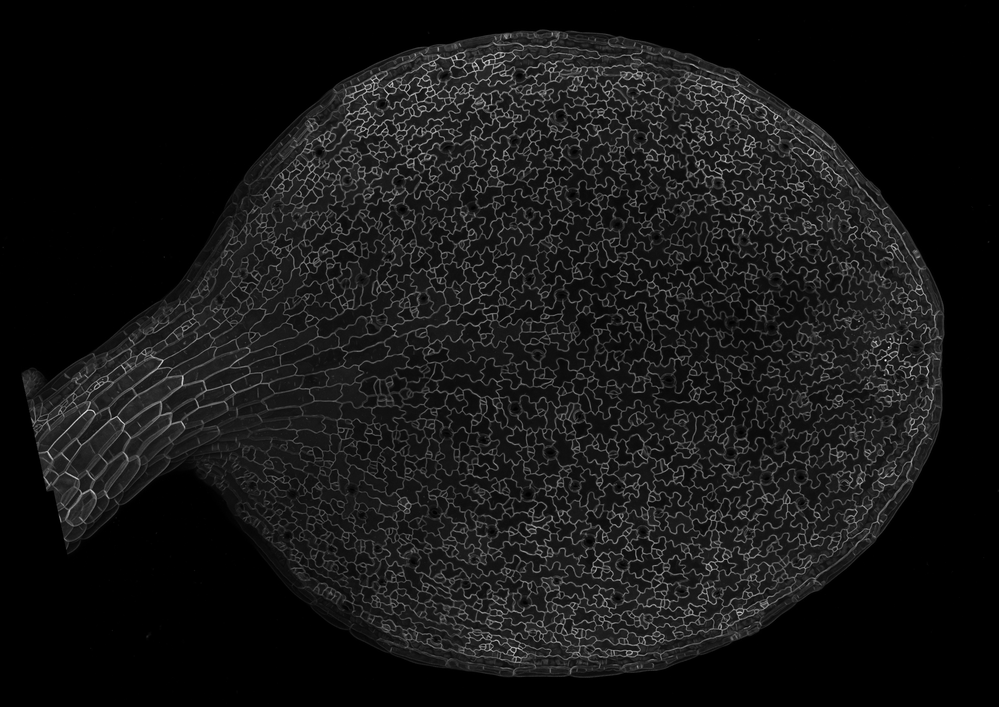
#> input picture SCD_training_data/source_images/BASE/Trimmed/cot4.tif, 999 x 707 px, shrunk from 2671 x 1890 before the run, found by its file name
$ python change_bits.py
#> lines starting #> are read from the running program, lines starting #| are printed output that depends on the picture
import numpy as np

from PIL import Image


def modify_image(input_path, output_path):
    image = Image.open(input_path)
#> image is the input picture: PIL image 999x707 RGB; min 0, max 255, mean 21.7
    img_array = np.array(image)

    def map_values(value):
        return (value // 16) * 16

    refixed = np.multiply(np.floor_divide(img_array, 32), 32)
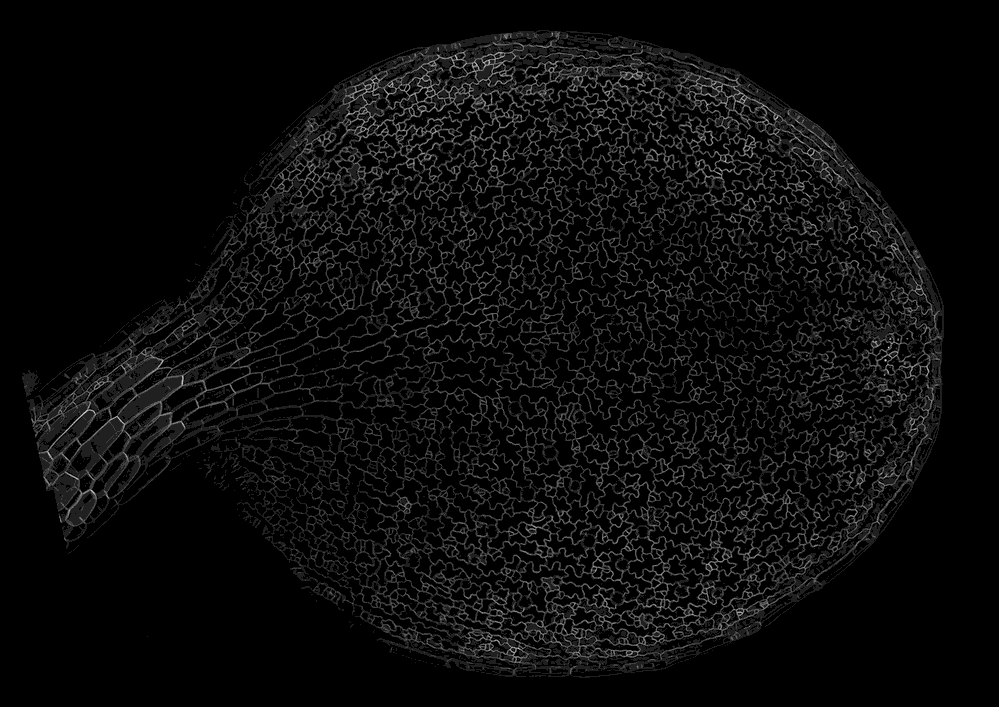
#> refixed: shape (707, 999, 3); min 0, max 224, mean 11.5

    # modified_array = np.vectorize(map_values)(img_array)
    # modified_image = Image.fromarray(modified_array)
    # modified_image.save(output_path)

    modified_image = Image.fromarray(refixed)

    modified_image.save(output_path)

input_image_path = "C:\\Users\\Muroyama lab\\Documents\\Muroyama_Lab\\Gabriel\\GitHub\\PDA-Acquisition\\SCD_training_data\\source_images\\BASE\\cot4.tif"
output_image_path = "C:\\Users\\Muroyama lab\\Documents\\Muroyama_Lab\\Gabriel\\GitHub\\PDA-Acquisition\\SCD_training_data\\source_images\\BASE\\cot4_modded.png"

modify_image(input_image_path, output_image_path)

$ run again, with SCD_training_data/source_images/BASE/Trimmed/cot1.tif copied over SCD_training_data/source_images/BASE/Trimmed/cot4.tif
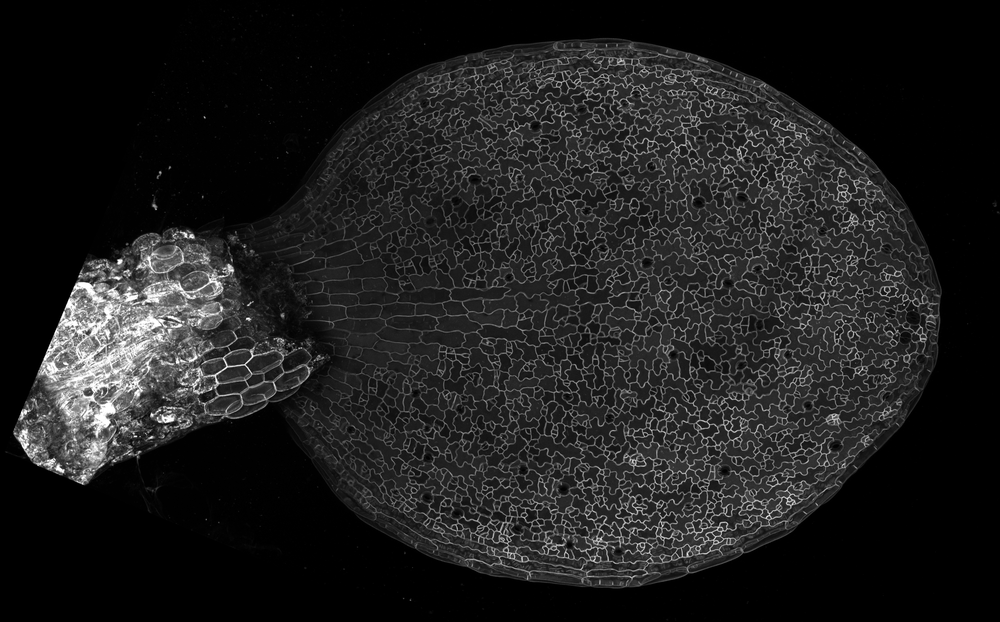
#> input picture SCD_training_data/source_images/BASE/Trimmed/cot1.tif, 1000 x 622 px, shrunk from 2889 x 1798 before the run, found by its file name
#> in modify_image, image is the input picture: PIL image 1000x622 RGB; min 0, max 255, mean 30.4
#> in modify_image, `refixed = np.multiply(np.floor_divide(img_array, 32), 32)`:
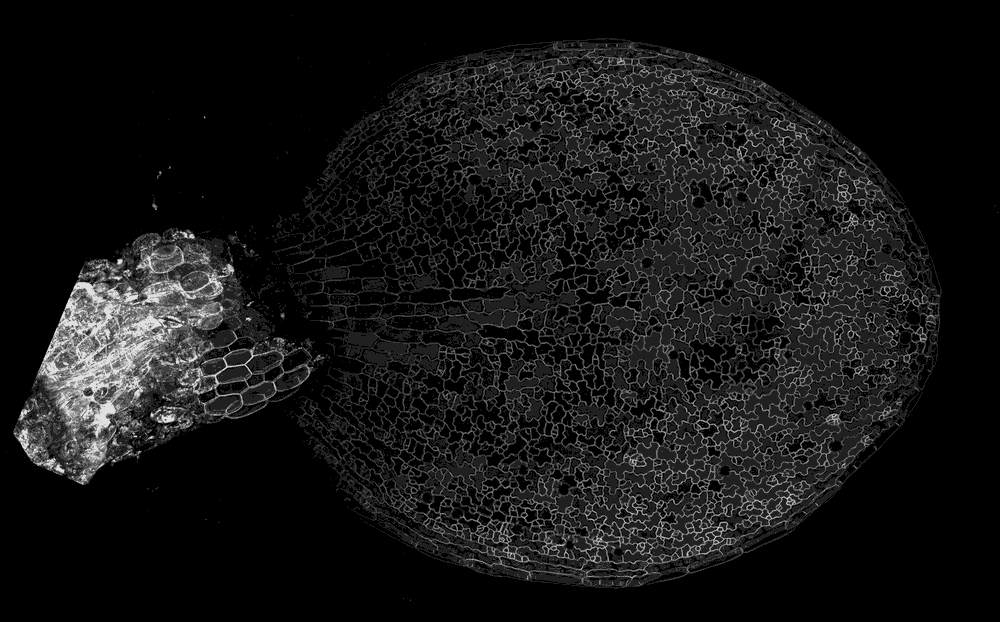
#> refixed: shape (622, 1000, 3); min 0, max 224, mean 21.6

$ run again, with SCD_training_data/source_images/BASE/Trimmed/cot2.tif copied over SCD_training_data/source_images/BASE/Trimmed/cot4.tif
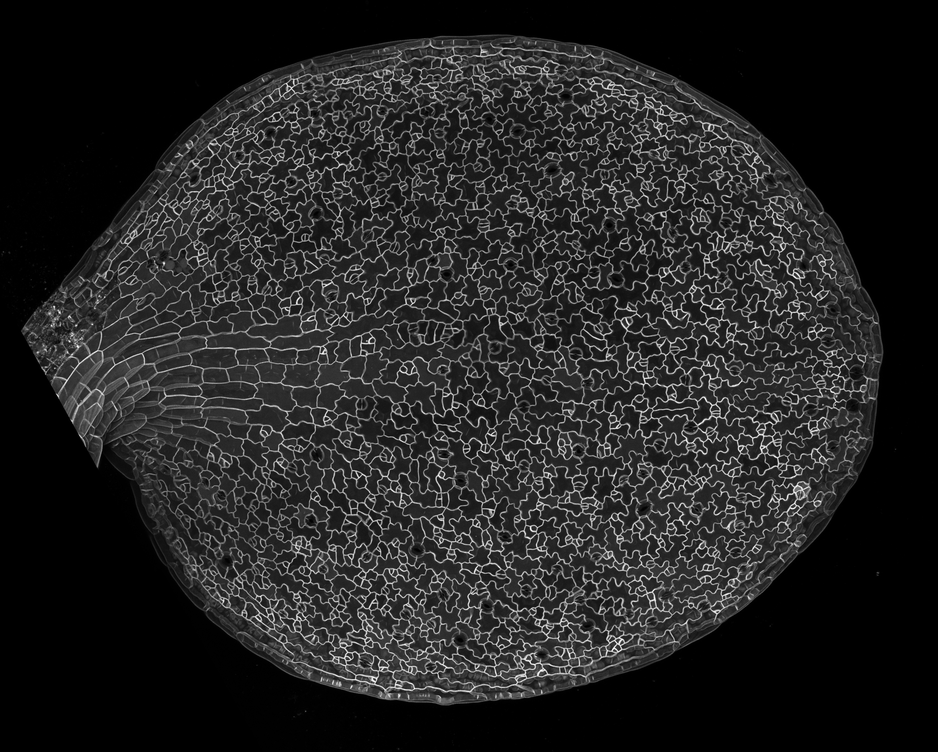
#> input picture SCD_training_data/source_images/BASE/Trimmed/cot2.tif, 938 x 752 px, shrunk from 2348 x 1881 before the run, found by its file name
#> in modify_image, image is the input picture: PIL image 938x752 RGB; min 0, max 255, mean 35.6
#> in modify_image, `refixed = np.multiply(np.floor_divide(img_array, 32), 32)`:
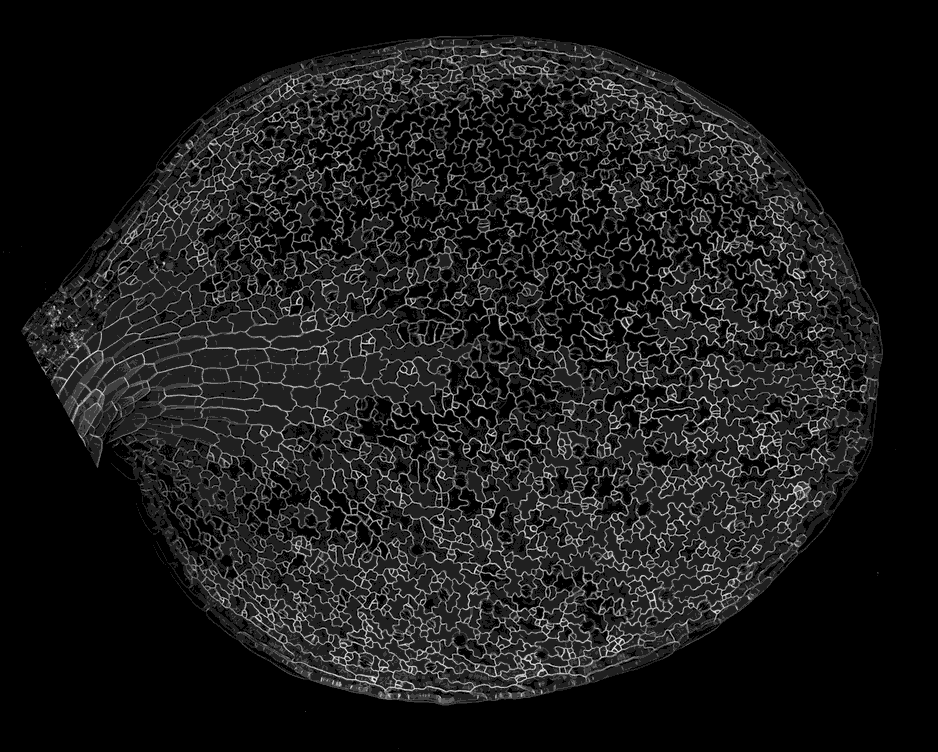
#> refixed: shape (752, 938, 3); min 0, max 224, mean 26.2

$ run again, with SCD_training_data/source_images/BASE/Trimmed/cot3.tif copied over SCD_training_data/source_images/BASE/Trimmed/cot4.tif
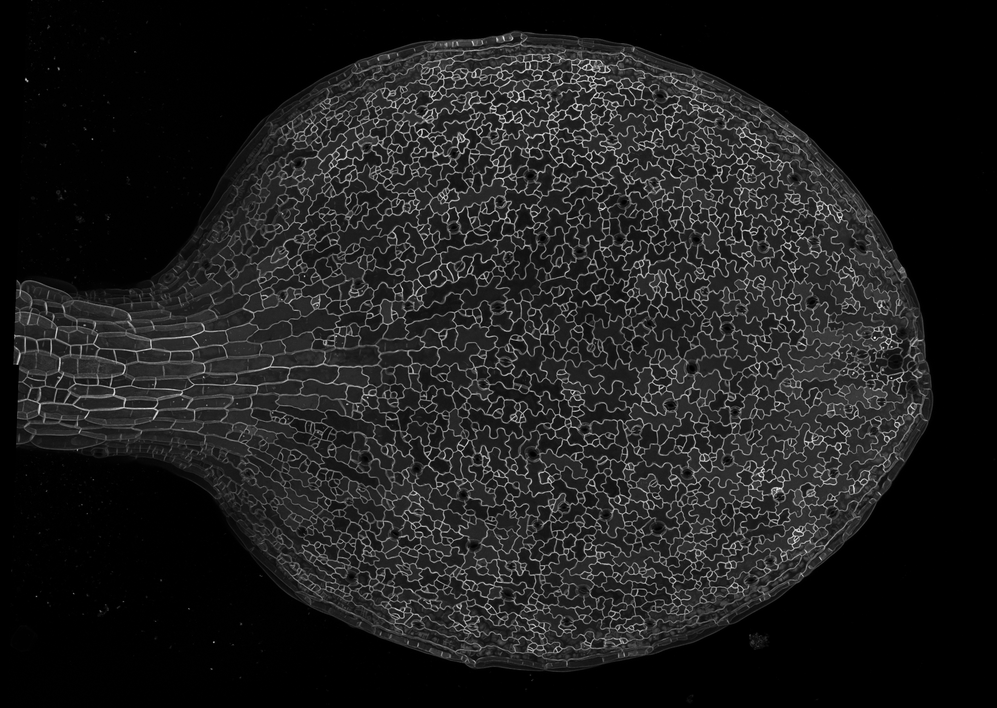
#> input picture SCD_training_data/source_images/BASE/Trimmed/cot3.tif, 997 x 708 px, shrunk from 2645 x 1877 before the run, found by its file name
#> in modify_image, image is the input picture: PIL image 997x708 RGB; min 0, max 255, mean 29.8
#> in modify_image, `refixed = np.multiply(np.floor_divide(img_array, 32), 32)`:
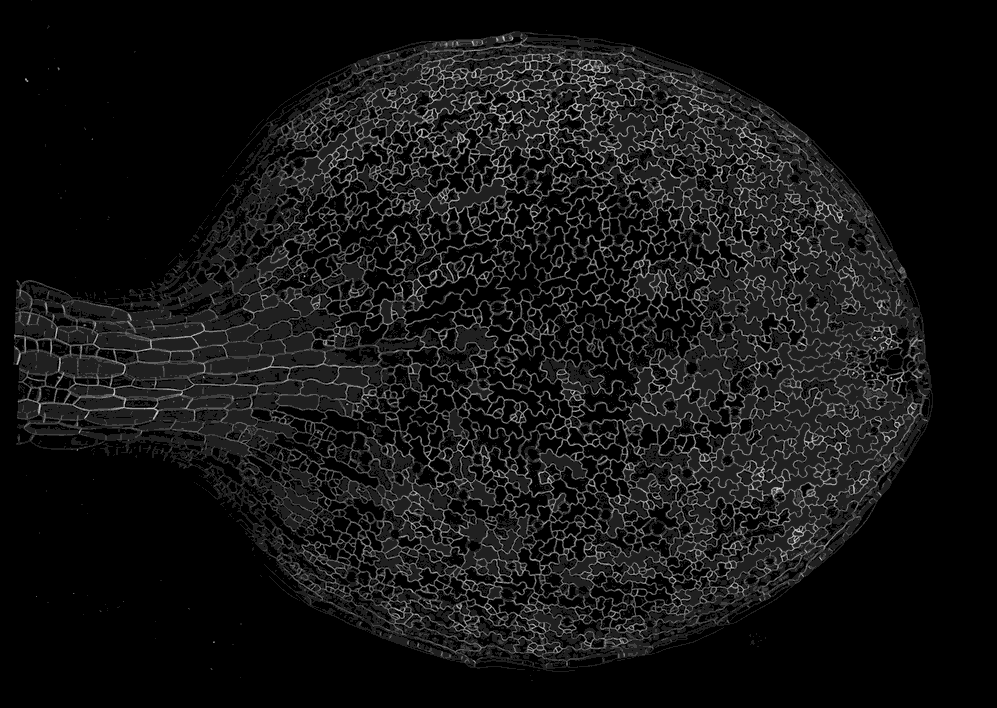
#> refixed: shape (708, 997, 3); min 0, max 224, mean 20.3
